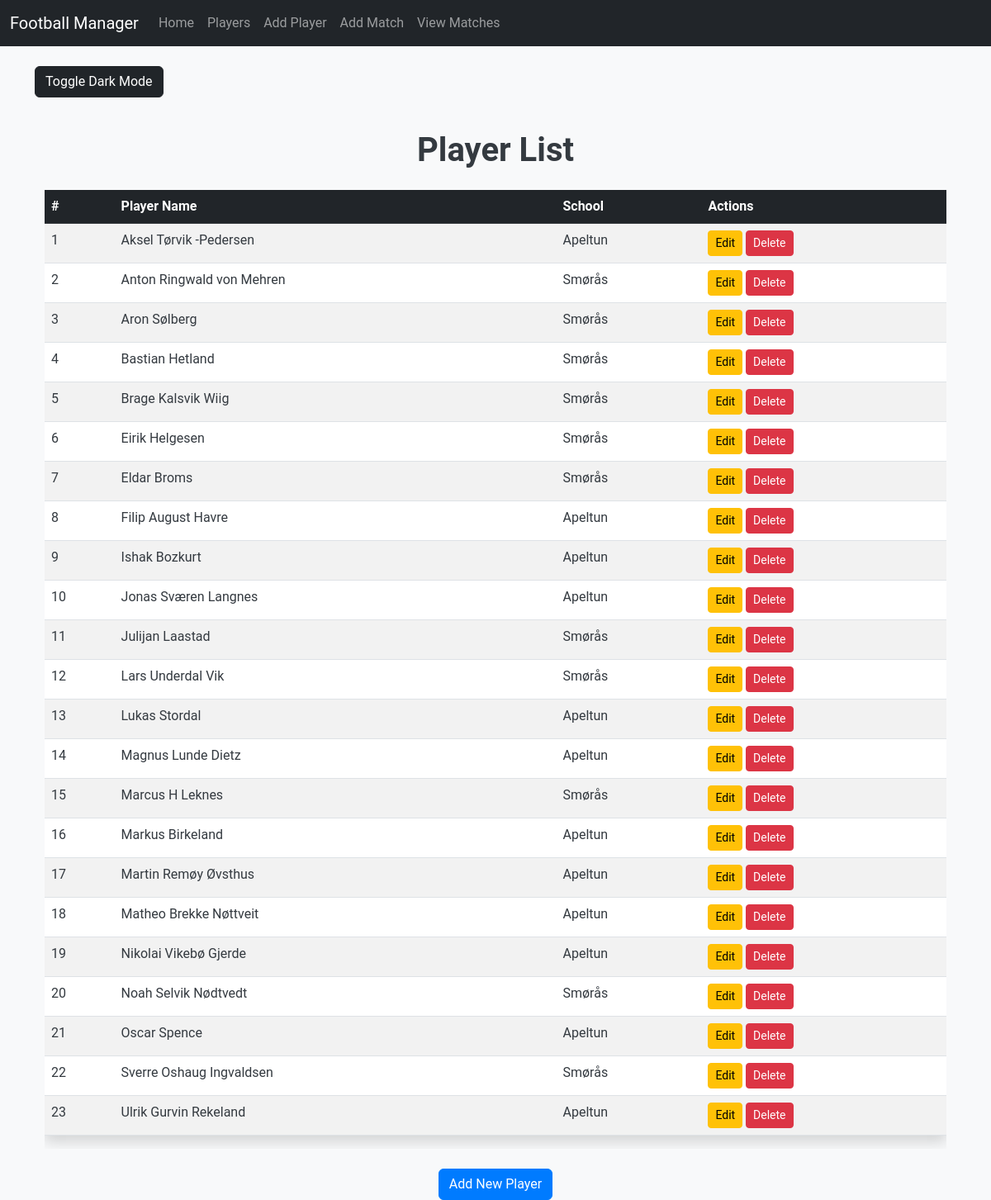
The page /players on the database its author committed.
### app/models.py (models this page shows, shortened)
class Player(db.Model):
    id = db.Column(db.Integer, primary_key=True)
    name = db.Column(db.String(100), nullable=False)
    school = db.Column(db.String(100), nullable=False)
    matches = db.relationship('MatchPlayer', backref='player', cascade="all, delete-orphan")

### app/routes.py (the view)
@bp.route('/players')
def players():
    players = Player.query.all()
    return render_template('player_list.html', players=players)

### app/templates/player_list.html (shortened to what this page needs)
{% extends 'layout.html' %}
{% block content %}
<button class="btn btn-dark mb-3" id="darkModeToggle">Toggle Dark Mode</button>
<div class="container">
    <h1 class="text-center my-4">Player List</h1>
    <div class="table-responsive">
        <table class="table table-striped table-hover shadow">
            <thead class="table-dark">
                <tr>
                    <th scope="col">#</th>
                    <th scope="col">Player Name</th>
                    <th scope="col">School</th>
                    <th scope="col">Actions</th>
                </tr>
            </thead>
            <tbody>
                {% for player in players %}
                <tr>
                    <td>{{ loop.index }}</td>
                    <td>{{ player.name }}</td>
                    <td>{{ player.school }}</td>
                    <td>
                        <a href="{{ url_for('main.edit_player', player_id=player.id) }}" class="btn btn-warning btn-sm">Edit</a>
                        <form action="{{ url_for('main.delete_player', player_id=player.id) }}" method="POST" style="display:inline;">
                            <button type="submit" class="btn btn-danger btn-sm" onclick="return confirm('Are you sure?')">Delete</button>
                        </form>
                    </td>
                </tr>
                {% endfor %}
            </tbody>
        </table>
    </div>
    <div class="d-flex justify-content-center mt-4">
        <a href="{{ url_for('main.add_player') }}" class="btn btn-primary">Add New Player</a>
    </div>
</div>
{% endblock %}

### app/templates/player_list.html (style rules this page uses)
body { font-family: 'Roboto', sans-serif; background-color: #f8f9fa; color: #343a40; }
h1 { font-weight: 700; color: #343a40; }
.table thead th { background-color: #212529; color: #ffffff; }
.btn-primary { background-color: #007bff; border-color: #007bff; }
.table tbody tr td { color: #343a40 !important; }

### rows shown on the page
Player: name "Aksel Tørvik -Pedersen", school "Apeltun"
Player: name "Anton Ringwald von Mehren", school "Smørås"
Player: name "Aron Sølberg", school "Smørås"
Player: name "Bastian Hetland", school "Smørås"
Player: name "Brage Kalsvik Wiig", school "Smørås"
Player: name "Eirik Helgesen", school "Smørås"
Player: name "Eldar Broms", school "Smørås"
Player: name "Filip August Havre", school "Apeltun"
Player: name "Ishak Bozkurt", school "Apeltun"
Player: name "Jonas Sværen Langnes", school "Apeltun"
Player: name "Julijan Laastad", school "Smørås"
Player: name "Lars Underdal Vik", school "Smørås"
Player: name "Lukas Stordal", school "Apeltun"
Player: name "Magnus Lunde Dietz", school "Apeltun"
Player: name "Marcus H Leknes", school "Smørås"
Player: name "Markus Birkeland", school "Apeltun"
Player: name "Martin Remøy Øvsthus", school "Apeltun"
Player: name "Matheo Brekke Nøttveit", school "Apeltun"
Player: name "Nikolai Vikebø Gjerde", school "Apeltun"
Player: name "Noah Selvik Nødtvedt", school "Smørås"
Player: name "Oscar Spence", school "Apeltun"
Player: name "Sverre Oshaug Ingvaldsen", school "Smørås"
Player: name "Ulrik Gurvin Rekeland", school "Apeltun"
